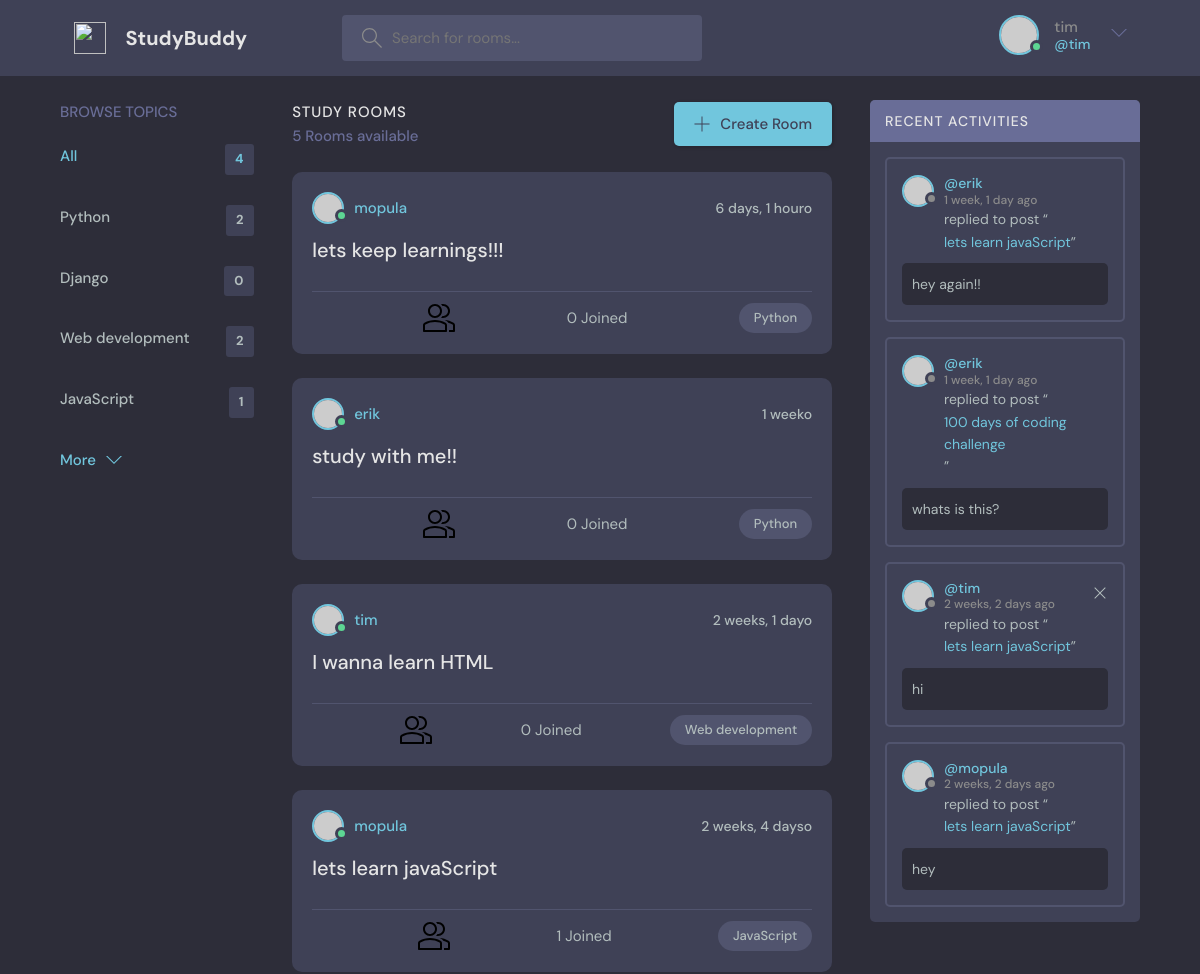
Page / (signed in, upper part) on the earlier database version.
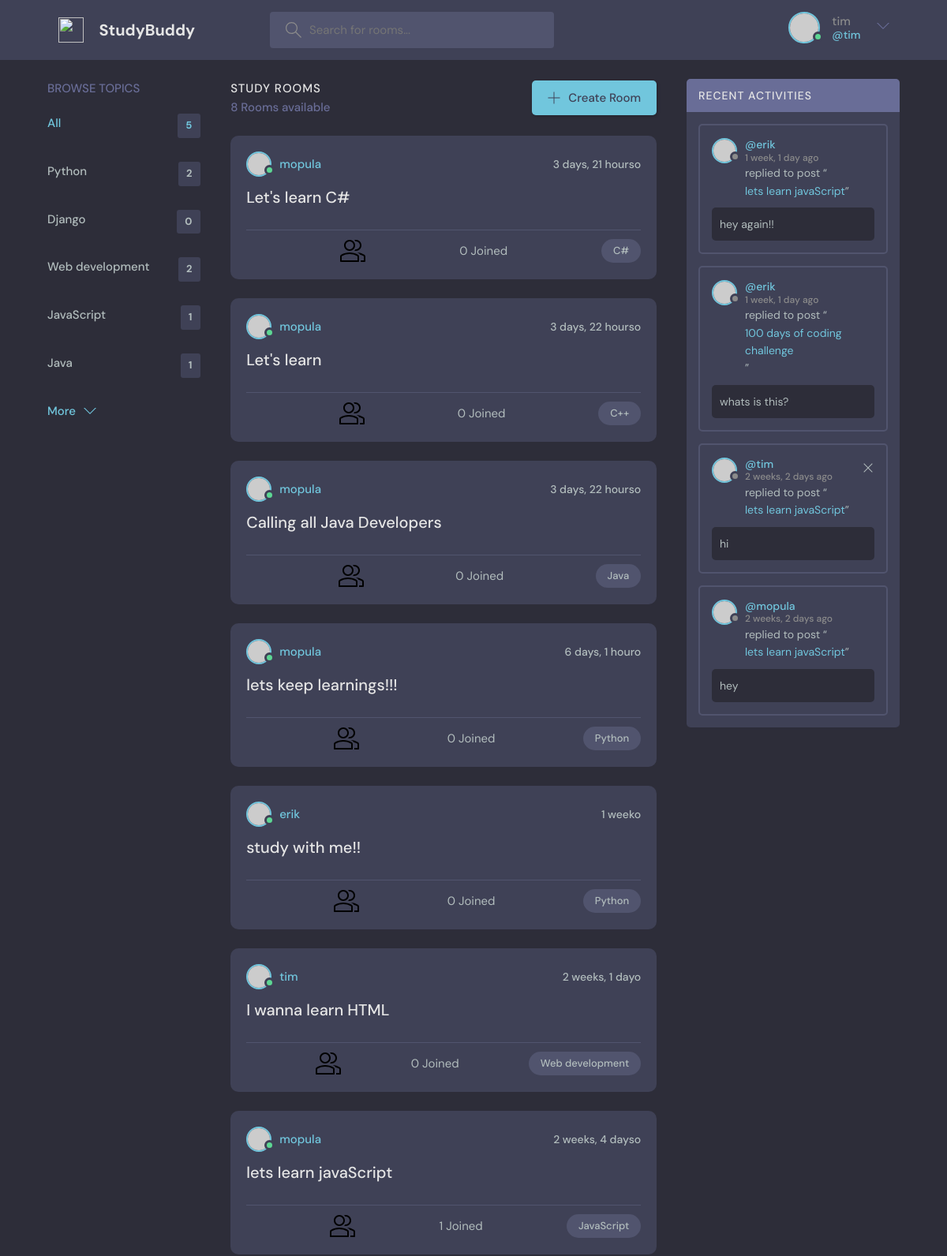
Same page on the later database version.
### base/models.py (models this page shows, shortened)
class Topic(models.Model):
      name = models.CharField(max_length=200)

class Room(models.Model):
      host = models.ForeignKey(User, on_delete=models.SET_NULL, null=True)
      topic = models.ForeignKey(Topic, on_delete=models.SET_NULL, null=True)
      name = models.CharField(max_length=200)
      description = models.TextField(null=True)
      participants = models.ManyToManyField(User, related_name='participants', blank=True)
      update = models.DateTimeField(auto_now=True)
      created = models.DateTimeField(auto_now_add=True)
      class Meta:
            ordering = ['-update', '-created']
      def __str__(self):
            return self.name

class Message(models.Model):
      user = models.ForeignKey(User, on_delete=models.CASCADE)
      room = models.ForeignKey(Room, on_delete=models.CASCADE)
      body = models.TextField()
      update = models.DateTimeField(auto_now=True)
      created = models.DateTimeField(auto_now_add=True)
      class Meta:
            ordering = ['-update', '-created']

### base/views.py (the view)
# urls.py: path('', views.home, name='home'),
def home(request):
      q = request.GET.get('q') if request.GET.get('q') != None else ''
      room = Room.objects.filter(
            Q(topic__name__icontains=q) |
            Q(name__icontains=q) |
            Q(description__icontains=q)
            )
      topics = Topic.objects.all()[0:5]
      room_count = room.count()
      room_message = Message.objects.filter(Q(room__topic__name__icontains=q))
      context =  {'rooms': room , 'topics': topics, 'room_count': room_count, 'room_message': room_message,}
      return render(request, 'base/home.html', context)

### base/templates/base/home.html (shortened to what this page needs)
{% extends 'main.html' %}
{% block content %}
<main class="layout layout--3">
  <div class="container">
    {% include 'base/topic_component.html' %}
    <div class="roomList">
      <div class="roomList__header">
        <div>
          <h2>Study Rooms</h2>
          <p>{{room_count}} Rooms available</p>
        </div>
        <a class="btn btn--main" href="{% url 'create-room' %}">
          <svg version="1.1" xmlns="http://www.w3.org/2000/svg" width="32" height="32" viewBox="0 0 32 32">
            <title>add</title>
            <path
              d="M16.943 0.943h-1.885v14.115h-14.115v1.885h14.115v14.115h1.885v-14.115h14.115v-1.885h-14.115v-14.115z">
            </path>
          </svg>
          Create Room
        </a>
      </div>
      {% include 'base/feed_component.html' %}
    </div>
    {% include 'base/activity_component.html' %}
  </div>
</main>
{% endblock %}

### base/templates/base/topic_component.html
<div class="topics">
      <div class="topics__header">
        <h2>Browse Topics</h2>
      </div>
      <ul class="topics__list">
        <li>
          <a href="{% url 'home' %}" class="active">All <span>{{topics.count}}</span></a>
        </li>
        {% for topic in topics %}
        <li>
          <a href="{% url 'home' %}?q={{ topic.name }}">{{topic.name}}<span>{{topic.room_set.all.count}}</span></a>
        </li>
        {% endfor %}
      </ul>
      <a class="btn btn--link" href="{% url 'topics' %}">
        More
        <svg version="1.1" xmlns="http://www.w3.org/2000/svg" width="32" height="32" viewBox="0 0 32 32">
          <title>chevron-down</title>
          <path d="M16 21l-13-13h-3l16 16 16-16h-3l-13 13z"></path>
        </svg>
      </a>
    </div>

### base/templates/base/feed_component.html (shortened to what this page needs)
{% for room in rooms %}
<div class="roomListRoom">
      <div class="roomListRoom__header">
        <a href="{% url 'user-profile' room.host.id %}" class="roomListRoom__author">
          <div class="avatar avatar--small active">
            <img src="https://randomuser.me/api/portraits/men/11.jpg" />
          </div>
          <span>{{room.host.username}}</span>
        </a>
        <div class="roomListRoom__actions">
          <span>{{room.created|timesince}}o</span>
        </div>
      </div>
      <div class="roomListRoom__content">
        <a href="{% url 'room' room.id %}">{{room.name}}</a>
      </div>
      <div class="roomListRoom__meta">
          {{room.participants.all.count}} Joined
        <p class="roomListRoom__topic">{{room.topic.name}}</p>
      </div>
</div>
{% endfor %}

### base/templates/base/activity_component.html (shortened to what this page needs)
<div class="activities">
      <div class="activities__header">
        <h2>Recent Activities</h2>
      </div>
      {% for message in room_message %}
      <div class="activities__box">
        <div class="activities__boxHeader roomListRoom__header">
          <a href="{% url 'user-profile' message.user.id %}" class="roomListRoom__author">
            <div class="avatar avatar--small">
              <img src="https://randomuser.me/api/portraits/women/11.jpg" />
            </div>
            <p>
              @{{ message.user }}
              <span>{{ message.created|timesince }} ago</span>
            </p>
          </a>
          {% if request.user == message.user %}
          <div class="roomListRoom__actions">
            <a href="{% url 'delete-message' message.id %}">
              <svg version="1.1" xmlns="http://www.w3.org/2000/svg" width="32" height="32" viewBox="0 0 32 32">
                <title>remove</title>
                <path
                  d="M27.314 6.019l-1.333-1.333-9.98 9.981-9.981-9.981-1.333 1.333 9.981 9.981-9.981 9.98 1.333 1.333 9.981-9.98 9.98 9.98 1.333-1.333-9.98-9.98 9.98-9.981z"
                ></path>
              </svg>
            </a>
          </div>
          {% endif %}
        </div>
        <div class="activities__boxContent">
          <p>replied to post “<a href="{% url 'room' message.room.id %}">{{message.room}}</a>”</p>
          <div class="activities__boxRoomContent">
            {{message.body}}
          </div>
        </div>
      </div>
      {% endfor %}
</div>

Differences in the rows shown:
added Topic: name "Java", room_set.all.count "1"
added Room: host.username "mopula", created "3 days, 21 hours", name "Let's learn C#", participants.all.count "0", topic.name "C#"
added Room: host.username "mopula", created "3 days, 22 hours", name "Let's learn", participants.all.count "0", topic.name "C++"
added Room: host.username "mopula", created "3 days, 22 hours", name "Calling all Java Developers", participants.all.count "0", topic.name "Java"
Other differences:
{{ topics.count }}: "4" → "5"
{{ room_count }}: "5" → "8"
